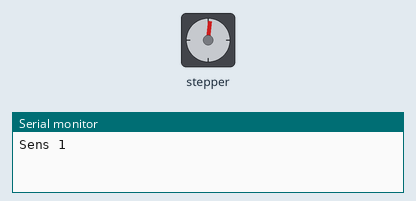
This sketch was run on a simulated Arduino Uno, built with avr-gcc and run on an emulated ATmega328P. Shown: stepper motor, the last lines printed to the serial monitor. Stepper angles assume 200 steps per turn.

Above: at 0.05 s.
At 0.95 s:
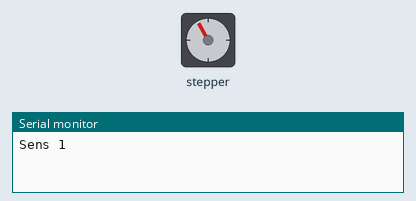
At 1.7 s:
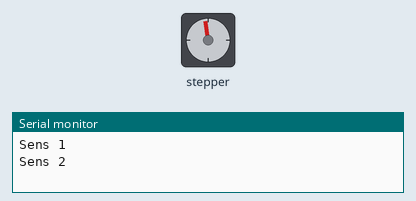
At 2.5 s:
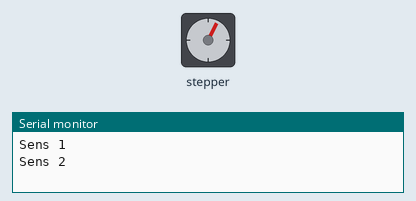
Timing chart, 0 to 6.9 s (numbered marks = the images above):
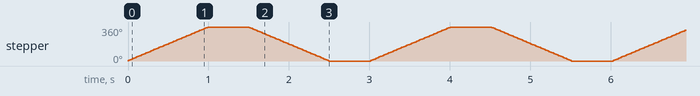

The sketch:

ArduinoStepper.ino
```cpp
#include <Stepper.h>

// Définir le nombre de pas par tour
int NbrPas = 200;


Stepper MonMoteur(NbrPas, 8, 9, 10, 11);

void setup() {
  // Vitesse à 60 tours/min
  MonMoteur.setSpeed(60);

  Serial.begin(9600);
}

void loop() {
  // Faire un tour dans un sens
  Serial.println("Sens 1");
  MonMoteur.step(NbrPas);
  delay(500);

  // Faire un tour dans l'autre sens
  Serial.println("Sens 2");
  MonMoteur.step(-NbrPas);
  delay(500);
}
```

Measured:
- by itself, stepper: turns 360° clockwise in 0.99 s, then 360° counter-clockwise in 0.99 s, repeating every 3.0 s
